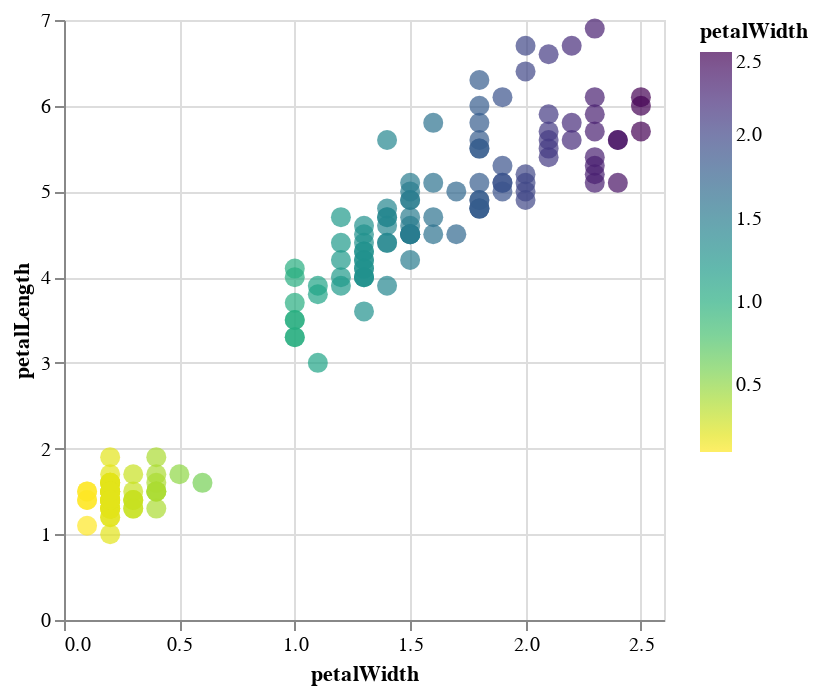

Notebook code cell kept with this figure:
### Markdown cell above
You can reverse a color scale,
the same way we learn how to reverse axes scales.

### Code cell
alt.Chart(iris).mark_circle(size=100).encode(
    x='petalWidth',
    y='petalLength',
    color=alt.Color('petalWidth').scale(scheme='viridis', reverse=True)
)

### Figure 1 — Vega specification as saved in the notebook (floating-point values rounded to 4 significant figures; data arrays with more than 128 entries replaced by an {"elided": "..."} marker saying what was removed)
{"$schema": "https://vega.github.io/schema/vega/v5.json", "data": [{"name": "source_0", "values": {"elided": "150 records"}}, {"name": "source_0_x_domain_petalWidth", "values": [{"min": 0.1, "max": 2.5}]}, {"name": "source_0_y_domain_petalLength", "values": [{"min": 1.0, "max": 6.9}]}, {"name": "source_0_color_domain_petalWidth", "values": [{"min": 0.1, "max": 2.5}]}], "marks": [{"type": "symbol", "name": "marks", "from": {"data": "source_0"}, "encode": {"update": {"size": {"value": 100}, "fill": {"field": "petalWidth", "scale": "color"}, "shape": {"value": "circle"}, "x": {"field": "petalWidth", "scale": "x"}, "opacity": {"value": 0.7}, "y": {"field": "petalLength", "scale": "y"}}}, "style": ["circle"]}], "scales": [{"name": "x", "type": "linear", "domain": [{"signal": "(data(\"source_0_x_domain_petalWidth\")[0] || {}).min"}, {"signal": "(data(\"source_0_x_domain_petalWidth\")[0] || {}).max"}], "range": [0, {"signal": "width"}], "zero": true, "nice": true}, {"name": "y", "type": "linear", "domain": [{"signal": "(data(\"source_0_y_domain_petalLength\")[0] || {}).min"}, {"signal": "(data(\"source_0_y_domain_petalLength\")[0] || {}).max"}], "range": [{"signal": "height"}, 0], "nice": true, "zero": true}, {"name": "color", "type": "linear", "domain": [{"signal": "(data(\"source_0_color_domain_petalWidth\")[0] || {}).min"}, {"signal": "(data(\"source_0_color_domain_petalWidth\")[0] || {}).max"}], "range": {"scheme": "viridis"}, "interpolate": "hcl", "reverse": true, "zero": false}], "axes": [{"scale": "x", "orient": "bottom", "gridScale": "y", "grid": true, "zindex": 0, "tickCount": {"signal": "ceil(width/40)"}, "labels": false, "aria": false, "domain": false, "maxExtent": 0, "minExtent": 0, "ticks": false}, {"scale": "y", "domain": false, "minExtent": 0, "zindex": 0, "maxExtent": 0, "labels": false, "orient": "left", "grid": true, "aria": false, "tickCount": {"signal": "ceil(height/40)"}, "ticks": false, "gridScale": "x"}, {"scale": "x", "zindex": 0, "orient": "bottom", "labelFlush": true, "grid": false, "labelOverlap": true, "title": "petalWidth", "tickCount": {"signal": "ceil(width/40)"}}, {"scale": "y", "orient": "left", "grid": false, "tickCount": {"signal": "ceil(height/40)"}, "zindex": 0, "title": "petalLength", "labelOverlap": true}], "padding": 5, "height": 300, "width": 300, "background": "white", "style": "cell", "legends": [{"fill": "color", "gradientLength": {"signal": "clamp(height, 64, 200)"}, "title": "petalWidth", "encode": {"gradient": {"update": {"opacity": {"value": 0.7}}}}}]}
